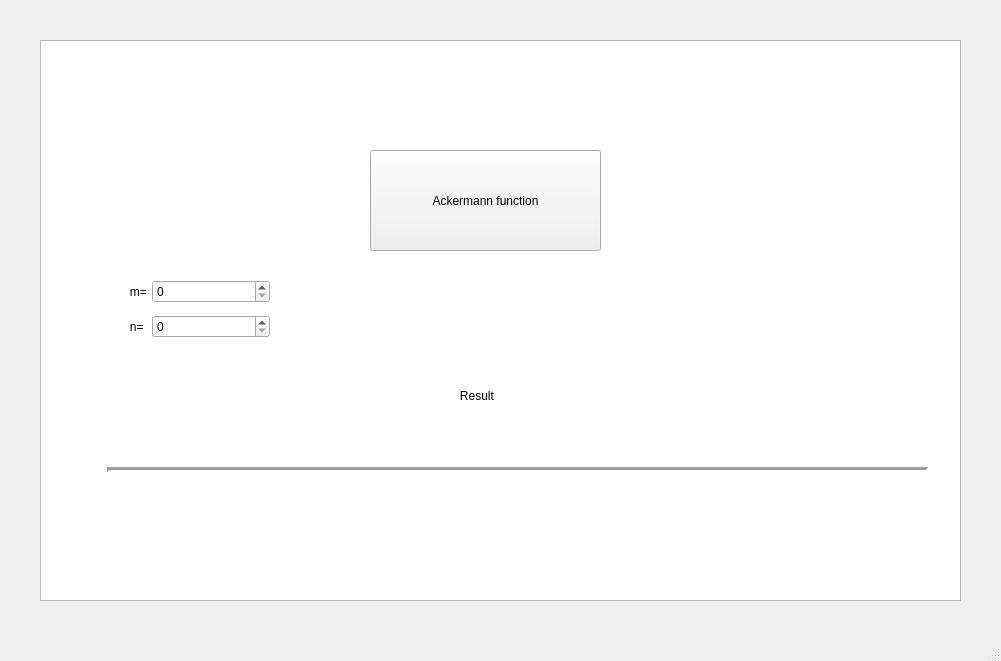
<?xml version="1.0" encoding="UTF-8"?>
<ui version="4.0">
 <class>MainWindow</class>
 <widget class="QMainWindow" name="MainWindow">
  <property name="geometry">
   <rect>
    <x>0</x>
    <y>0</y>
    <width>1001</width>
    <height>661</height>
   </rect>
  </property>
  <property name="windowTitle">
   <string>MainWindow</string>
  </property>
  <widget class="QWidget" name="centralwidget">
   <widget class="QPushButton" name="calculateButton">
    <property name="geometry">
     <rect>
      <x>370</x>
      <y>150</y>
      <width>231</width>
      <height>101</height>
     </rect>
    </property>
    <property name="text">
     <string>Ackermann function</string>
    </property>
   </widget>
   <widget class="QListWidget" name="listWidget">
    <property name="geometry">
     <rect>
      <x>40</x>
      <y>40</y>
      <width>921</width>
      <height>561</height>
     </rect>
    </property>
   </widget>
   <widget class="QWidget" name="formLayoutWidget">
    <property name="geometry">
     <rect>
      <x>110</x>
      <y>270</y>
      <width>160</width>
      <height>80</height>
     </rect>
    </property>
    <layout class="QFormLayout" name="formLayout">
     <property name="horizontalSpacing">
      <number>5</number>
     </property>
     <property name="verticalSpacing">
      <number>12</number>
     </property>
     <property name="topMargin">
      <number>10</number>
     </property>
     <item row="0" column="0">
      <widget class="QLabel" name="label">
       <property name="text">
        <string>      m=</string>
       </property>
      </widget>
     </item>
     <item row="1" column="0">
      <widget class="QLabel" name="label_2">
       <property name="text">
        <string>      n=</string>
       </property>
      </widget>
     </item>
     <item row="0" column="1">
      <widget class="QSpinBox" name="mSpinBox"/>
     </item>
     <item row="1" column="1">
      <widget class="QSpinBox" name="nSpinBox"/>
     </item>
    </layout>
   </widget>
   <widget class="QLabel" name="resultLabel">
    <property name="geometry">
     <rect>
      <x>450</x>
      <y>360</y>
      <width>71</width>
      <height>71</height>
     </rect>
    </property>
    <property name="text">
     <string>   Result</string>
    </property>
    <property name="textFormat">
     <enum>Qt::AutoText</enum>
    </property>
   </widget>
   <widget class="Line" name="line">
    <property name="geometry">
     <rect>
      <x>107</x>
      <y>460</y>
      <width>821</width>
      <height>20</height>
     </rect>
    </property>
    <property name="lineWidth">
     <number>3</number>
    </property>
    <property name="orientation">
     <enum>Qt::Horizontal</enum>
    </property>
   </widget>
   <zorder>listWidget</zorder>
   <zorder>calculateButton</zorder>
   <zorder>formLayoutWidget</zorder>
   <zorder>resultLabel</zorder>
   <zorder>line</zorder>
  </widget>
  <widget class="QMenuBar" name="menubar">
   <property name="geometry">
    <rect>
     <x>0</x>
     <y>0</y>
     <width>1001</width>
     <height>22</height>
    </rect>
   </property>
  </widget>
  <widget class="QStatusBar" name="statusbar"/>
 </widget>
 <resources/>
 <connections/>
</ui>
